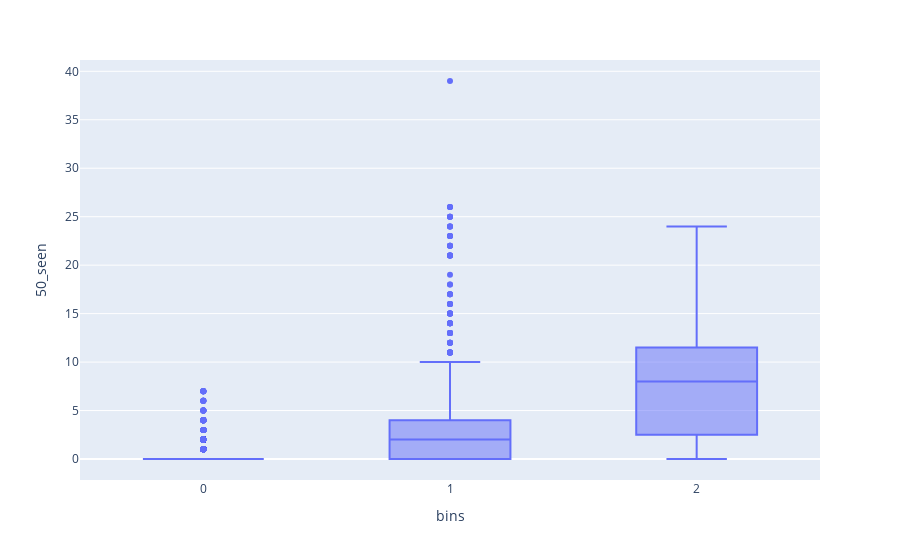

Notebook code cell kept with this figure:
### Code cell
import plotly.express as px
fig = px.box(aver, y = "50_seen",x="bins")
fig.show()

### Figure 1 — Plotly figure (JSON) as saved in the notebook; plotly's stock layout.template omitted (floating-point values rounded to 4 significant figures; data arrays with more than 128 entries replaced by an {"elided": "..."} marker saying what was removed)
{"data": [{"alignmentgroup": "True", "hovertemplate": "bins=%{x}<br>50_seen=%{y}<extra></extra>", "legendgroup": "", "marker": {"color": "#636efa"}, "name": "", "notched": false, "offsetgroup": "", "orientation": "v", "showlegend": false, "type": "box", "x": {"elided": "11166 int values"}, "x0": " ", "xaxis": "x", "y": {"elided": "11166 int values"}, "y0": " ", "yaxis": "y"}], "layout": {"boxmode": "group", "legend": {"tracegroupgap": 0}, "margin": {"t": 60}, "xaxis": {"anchor": "y", "domain": [0, 1], "title": {"text": "bins"}}, "yaxis": {"anchor": "x", "domain": [0, 1], "title": {"text": "50_seen"}}}}
